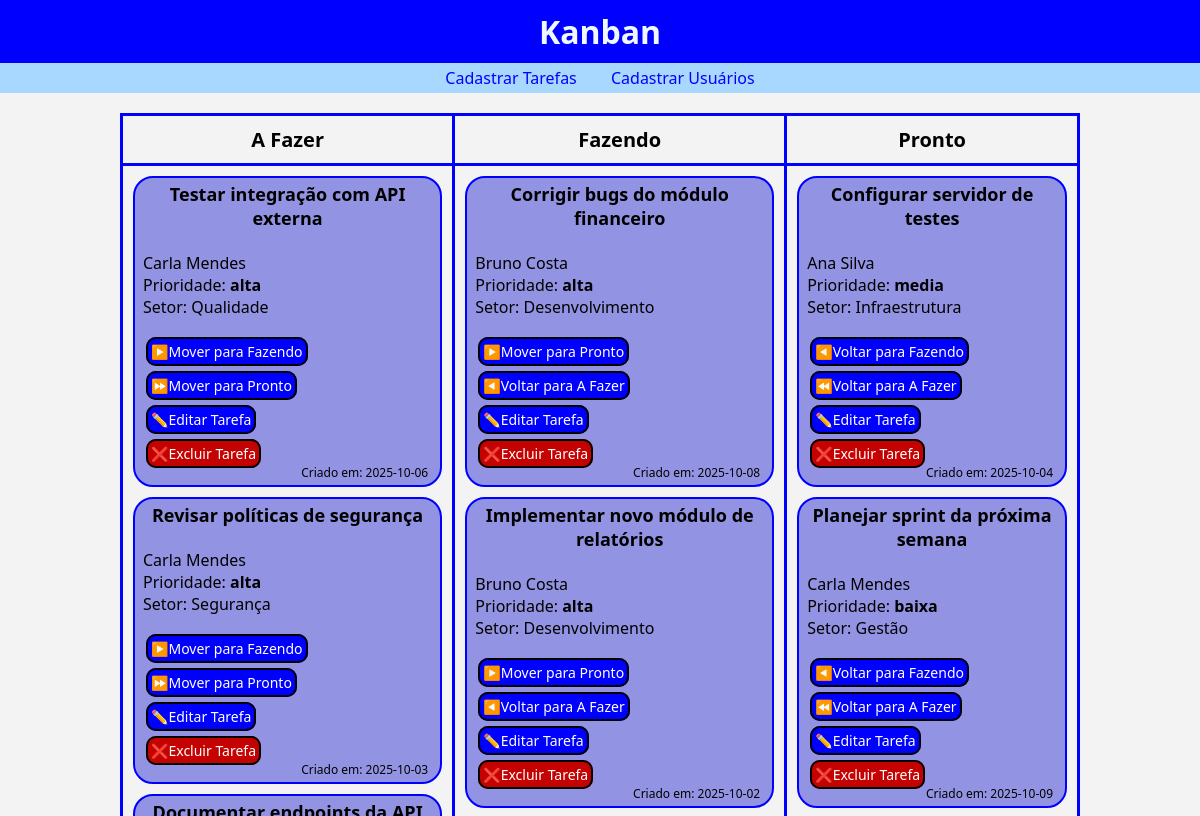
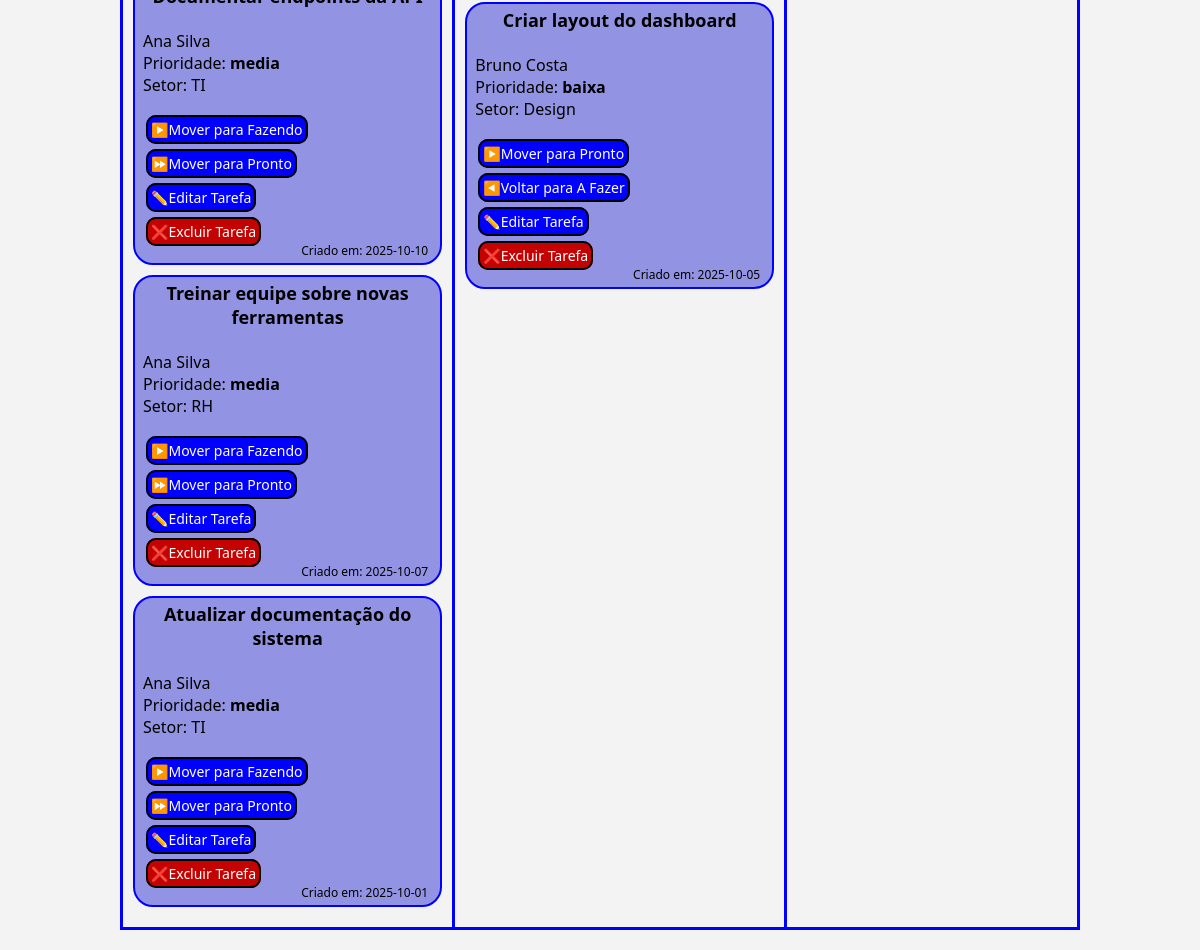
The page / on the database its author committed (2 pictures, top to bottom).
### tables this page shows
CREATE TABLE tarefas(
    id INT PRIMARY KEY AUTO_INCREMENT,
    idUsuario INT NOT NULL,
    descricao VARCHAR(255) NOT NULL,
    nomeSetor VARCHAR (45) NOT NULL,
    prioridade ENUM('baixa', 'media', 'alta') NOT NULL,
    dataCadastro DATE NOT NULL,
    status ENUM('a fazer', 'fazendo', 'pronto') NOT NULL DEFAULT 'a fazer',
    FOREIGN KEY (idUsuario) REFERENCES usuarios(id)
);

CREATE TABLE usuarios(
    id INT PRIMARY KEY AUTO_INCREMENT,
    nome VARCHAR(100) NOT NULL,
    email VARCHAR(255) NOT NULL
);

### public/index.php (the view, shortened to what this page needs)
<?php
include 'db.php';
$sqlTarefasAFazer = "SELECT * FROM tarefas WHERE status = 'a fazer' ORDER BY prioridade DESC, dataCadastro DESC;";
$resultAFazer = $conn->query($sqlTarefasAFazer);
$sqlTarefasFazendo = "SELECT * FROM tarefas WHERE status = 'fazendo' ORDER BY prioridade DESC, dataCadastro DESC;";
$resultFazendo = $conn->query($sqlTarefasFazendo);
$sqlTarefasPronto = "SELECT * FROM tarefas WHERE status = 'pronto' ORDER BY prioridade DESC, dataCadastro DESC;";
$resultPronto = $conn->query($sqlTarefasPronto);
?>
<!DOCTYPE html>
<html lang="pt-BR">
<head>
    <link rel="stylesheet" href="../style/style.css">
</head>
<body>
    <h1>Kanban</h1>
    <div class="links">
        <a href="cadastroTarefas.php">Cadastrar Tarefas</a>
        <a href="usuarios.php">Cadastrar Usuários</a>
    </div>
    <table border="1">
        <tr>
            <td class="textoSuperior"><strong>A Fazer</strong></td>
            <td class="textoSuperior"><strong>Fazendo</strong></td>
            <td class="textoSuperior"><strong>Pronto</strong></td>
        </tr>
        <tr>
            <td>
                <?php
                while($row = $resultAFazer->fetch_assoc()){
                    $idUsuario = $row['idUsuario'];
                    $sqlUsuario = "SELECT id, nome FROM usuarios WHERE id = $idUsuario";
                    $resultUsuario = $conn->query($sqlUsuario);
                    $nomeUsuario = $resultUsuario->fetch_assoc();
                    echo "
                    <div class='card'>
                        <div class='descricao'><span>" . $row['descricao'] . "</span></div> <br>
                        <span class='usuario'>" . $nomeUsuario['nome'] . "</span> <br>
                        <span class='prioridade'> Prioridade: <strong>" . $row['prioridade'] . "</strong></span> <br>
                        <span class='setor'>Setor: " . $row['nomeSetor'] . "</span> <br><br>
                        <a class='botaoKanban' href='moverTarefa.php?id=" . $row['id'] . "&status=fazendo'>▶️Mover para Fazendo</a> <div style='padding: 6px;'></div>
                        <a class='botaoKanban' href='moverTarefa.php?id=" . $row['id'] . "&status=pronto'>⏩Mover para Pronto</a> <div style='padding: 6px;'></div>
                        <a class='botaoKanban' href='cadastroTarefas.php?id=" . $row['id'] . "'>✏️Editar Tarefa</a> <div style='padding: 6px;'></div>
                        <a class='bg-vermelho botaoKanban' href='index.php?excluir=" . $row['id'] . "'>❌Excluir Tarefa</a> <br>
                        <div class='data'><span>Criado em: " . $row['dataCadastro'] . "</span></div>
                    </div>
                    ";
                }
                ?>
            </td>
            <td>
                <?php
                while($row = $resultFazendo->fetch_assoc()){
                    $idUsuario = $row['idUsuario'];
                    $sqlUsuario = "SELECT id, nome FROM usuarios WHERE id = $idUsuario";
                    $resultUsuario = $conn->query($sqlUsuario);
                    $nomeUsuario = $resultUsuario->fetch_assoc();
                    echo "
                    <div class='card'>
                        <div class='descricao'><span>" . $row['descricao'] . "</span></div> <br>
                        <span class='usuario'>" . $nomeUsuario['nome'] . "</span> <br>
                        <span class='prioridade'> Prioridade: <strong>" . $row['prioridade'] . "</strong></span> <br>
                        <span class='setor'>Setor: " . $row['nomeSetor'] . "</span> <br><br>
                        <a class='botaoKanban' href='moverTarefa.php?id=" . $row['id'] . "&status=pronto'>▶️Mover para Pronto</a> <div style='padding: 6px;'></div>
                        <a class='botaoKanban' href='moverTarefa.php?id=" . $row['id'] . "&status=a fazer'>◀️Voltar para A Fazer</a> <div style='padding: 6px;'></div>
                        <a class='botaoKanban' href='cadastroTarefas.php?id=" . $row['id'] . "'>✏️Editar Tarefa</a> <div style='padding: 6px;'></div>
                        <a class='bg-vermelho botaoKanban' href='index.php?excluir=" . $row['id'] . "'>❌Excluir Tarefa</a> <br>
                        <div class='data'><span>Criado em: " . $row['dataCadastro'] . "</span></div>
                    </div>
                    ";
                }
                ?>
            </td>
            <td>
                <?php
                while($row = $resultPronto->fetch_assoc()){
                    $idUsuario = $row['idUsuario'];
                    $sqlUsuario = "SELECT id, nome FROM usuarios WHERE id = $idUsuario";
                    $resultUsuario = $conn->query($sqlUsuario);
                    $nomeUsuario = $resultUsuario->fetch_assoc();
                    echo "
                    <div class='card'>
                        <div class='descricao'><span>" . $row['descricao'] . "</span></div> <br>
                        <span class='usuario'>" . $nomeUsuario['nome'] . "</span> <br>
                        <span class='prioridade'> Prioridade: <strong>" . $row['prioridade'] . "</strong></span> <br>
                        <span class='setor'>Setor: " . $row['nomeSetor'] . "</span> <br><br>
                        <a class='botaoKanban' href='moverTarefa.php?id=" . $row['id'] . "&status=fazendo'>◀️Voltar para Fazendo</a> <div style='padding: 6px;'></div>
                        <a class='botaoKanban' href='moverTarefa.php?id=" . $row['id'] . "&status=a fazer'>⏪Voltar para A Fazer</a> <div style='padding: 6px;'></div>
                        <a class='botaoKanban' href='cadastroTarefas.php?id=" . $row['id'] . "'>✏️Editar Tarefa</a> <div style='padding: 6px;'></div>
                        <a class='bg-vermelho botaoKanban' href='index.php?excluir=" . $row['id'] . "'>❌Excluir Tarefa</a> <br>
                        <div class='data'><span>Criado em: " . $row['dataCadastro'] . "</span></div>
                    </div>
                    ";
                }
                ?>
            </td>
        </tr>
    </table>
</body>
</html>

### style/style.css (style rules this page uses)
body { background-color: rgb(243, 243, 243); font-family: 'Segoe UI', Tahoma, Geneva, Verdana, sans-serif; margin: 0; }
table { border-collapse: collapse; margin: 20px auto; width: 80%; }
th, td { padding: 10px; text-align: left; border: 3px solid #0000ff; vertical-align: top; }
.textoSuperior { text-align: center; font-size: 20px; }
.card { background-color: rgb(147, 147, 227); border: solid 2px #0000ff; margin-bottom: 10px; border-radius: 20px; padding: 4px 8px; }
.descricao { text-align: center; font-size: 18px; font-weight: 600; }
.data { text-align: right; font-size: 12px; margin-right: 4px; }
.botaoKanban { text-decoration: none; color: white; background-color: #0000ff; margin: 3px; padding: 3px; margin-bottom: 20px; border: solid 2px black; border-radius: 10px; font-size: 14px; }
.bg-vermelho { background-color: rgb(197, 2, 2); }
h1 { text-align: center; background-color: #0000ff; color: aliceblue; margin: 0; padding: 10px 0; }
.links { background-color: rgb(168, 215, 255); padding: 4px; text-align: center; }
.links a { text-decoration: none; margin-right: 15px; margin-left: 15px; color: #0000ff; font-weight: 500; }

### rows shown on the page
tarefas: descricao "Testar integração com API externa", idUsuario.nome "Carla Mendes", prioridade "alta", nomeSetor "Qualidade", dataCadastro "2025-10-06"
tarefas: descricao "Revisar políticas de segurança", idUsuario.nome "Carla Mendes", prioridade "alta", nomeSetor "Segurança", dataCadastro "2025-10-03"
tarefas: descricao "Documentar endpoints da API", idUsuario.nome "Ana Silva", prioridade "media", nomeSetor "TI", dataCadastro "2025-10-10"
tarefas: descricao "Treinar equipe sobre novas ferramentas", idUsuario.nome "Ana Silva", prioridade "media", nomeSetor "RH", dataCadastro "2025-10-07"
tarefas: descricao "Atualizar documentação do sistema", idUsuario.nome "Ana Silva", prioridade "media", nomeSetor "TI", dataCadastro "2025-10-01"
tarefas: descricao "Corrigir bugs do módulo financeiro", idUsuario.nome "Bruno Costa", prioridade "alta", nomeSetor "Desenvolvimento", dataCadastro "2025-10-08"
tarefas: descricao "Implementar novo módulo de relatórios", idUsuario.nome "Bruno Costa", prioridade "alta", nomeSetor "Desenvolvimento", dataCadastro "2025-10-02"
tarefas: descricao "Criar layout do dashboard", idUsuario.nome "Bruno Costa", prioridade "baixa", nomeSetor "Design", dataCadastro "2025-10-05"
tarefas: descricao "Configurar servidor de testes", idUsuario.nome "Ana Silva", prioridade "media", nomeSetor "Infraestrutura", dataCadastro "2025-10-04"
tarefas: descricao "Planejar sprint da próxima semana", idUsuario.nome "Carla Mendes", prioridade "baixa", nomeSetor "Gestão", dataCadastro "2025-10-09"
